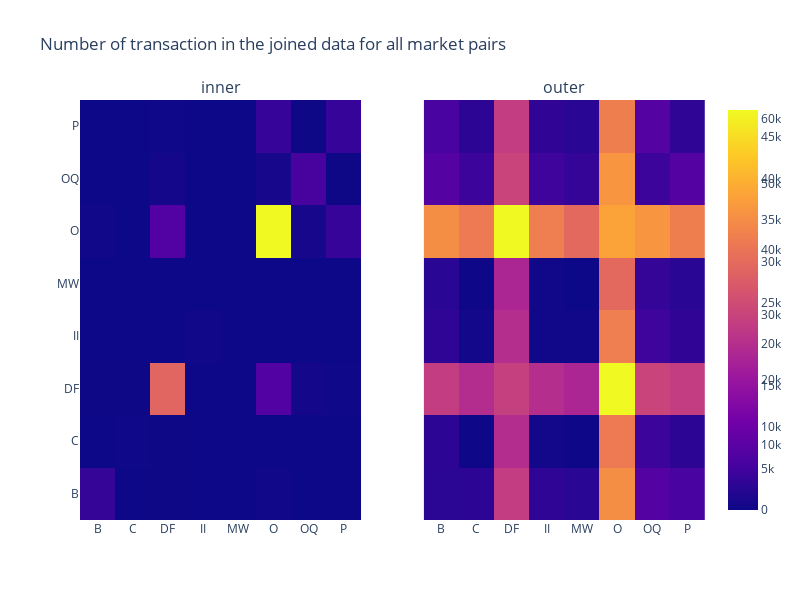

Notebook cell for this chart:
### Code cell
fig = make_subplots(rows=1, cols=2, shared_yaxes=True,
                    subplot_titles=["inner", "outer"])
fig.add_trace(
    go.Heatmap(z=joined_len_inner, x=config['markets'], y=config['markets']),
    row=1, col=1
)

fig.add_trace(
    go.Heatmap(z=joined_len_outer, x=config['markets'], y=config['markets']),
    row=1, col=2
)
fig.update_layout(height=600, width=800, title_text="Number of transaction in the joined data for all market pairs")
save_plot(fig, 'nb_transaction_join_market_pairs')
fig.show()

### Figure 1 — Plotly figure (JSON) as saved in the notebook; plotly's stock layout.template omitted (floating-point values rounded to 4 significant figures)
{"data": [{"type": "heatmap", "x": ["B", "C", "DF", "II", "MW", "O", "OQ", "P"], "xaxis": "x", "y": ["B", "C", "DF", "II", "MW", "O", "OQ", "P"], "yaxis": "y", "z": [[3643, 3, 74, 11, 0, 291, 47, 9], [3, 194, 62, 0, 0, 43, 11, 5], [74, 62, 29160, 17, 1, 6861, 637, 177], [11, 0, 17, 421, 0, 46, 10, 4], [0, 0, 1, 0, 22, 2, 0, 0], [291, 43, 6861, 46, 2, 48265, 900, 3951], [47, 11, 637, 10, 0, 900, 5657, 67], [9, 5, 177, 4, 0, 3951, 67, 3970]]}, {"type": "heatmap", "x": ["B", "C", "DF", "II", "MW", "O", "OQ", "P"], "xaxis": "x2", "y": ["B", "C", "DF", "II", "MW", "O", "OQ", "P"], "yaxis": "y2", "z": [[3643, 3760, 28560, 4003, 3374, 44770, 9107, 7336], [3760, 194, 25089, 604, 197, 41087, 5653, 3823], [28560, 25089, 29160, 25428, 23467, 61361, 30019, 28631], [4003, 604, 25428, 421, 400, 41773, 5977, 4156], [3374, 197, 23467, 400, 22, 37702, 4751, 3312], [44770, 41087, 61361, 41773, 37702, 48265, 45938, 41893], [9107, 5653, 30019, 5977, 4751, 45938, 5657, 9200], [7336, 3823, 28631, 4156, 3312, 41893, 9200, 3970]]}], "layout": {"annotations": [{"font": {"size": 16}, "showarrow": false, "text": "inner", "x": 0.225, "xanchor": "center", "xref": "paper", "y": 1, "yanchor": "bottom", "yref": "paper"}, {"font": {"size": 16}, "showarrow": false, "text": "outer", "x": 0.775, "xanchor": "center", "xref": "paper", "y": 1, "yanchor": "bottom", "yref": "paper"}], "height": 600, "title": {"text": "Number of transaction in the joined data for all market pairs"}, "width": 800, "xaxis": {"anchor": "y", "domain": [0, 0.45]}, "xaxis2": {"anchor": "y2", "domain": [0.55, 1]}, "yaxis": {"anchor": "x", "domain": [0, 1]}, "yaxis2": {"anchor": "x2", "domain": [0, 1], "matches": "y", "showticklabels": false}}}
